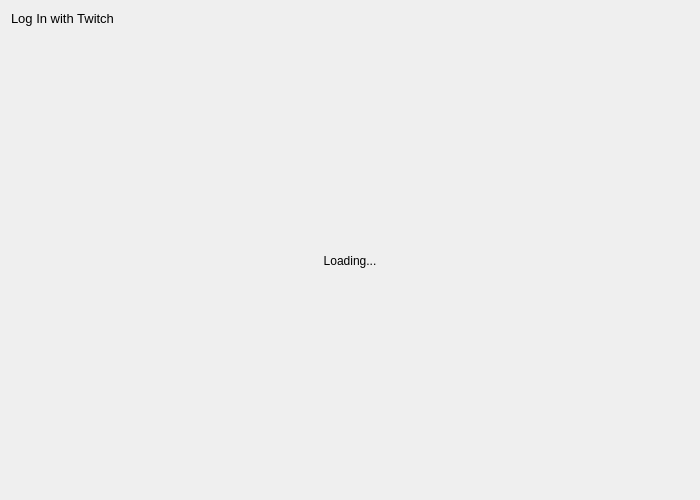
<?xml version="1.0" encoding="UTF-8"?>
<ui version="4.0">
 <class>Form</class>
 <widget class="QWidget" name="Form">
  <property name="enabled">
   <bool>true</bool>
  </property>
  <property name="geometry">
   <rect>
    <x>0</x>
    <y>0</y>
    <width>700</width>
    <height>500</height>
   </rect>
  </property>
  <property name="windowTitle">
   <string>Account</string>
  </property>
  <property name="locale">
   <locale language="English" country="UnitedStates"/>
  </property>
  <layout class="QVBoxLayout" name="FormLayout">
   <item>
    <widget class="QLabel" name="infoLabel">
     <property name="sizePolicy">
      <sizepolicy hsizetype="Preferred" vsizetype="Fixed">
       <horstretch>0</horstretch>
       <verstretch>0</verstretch>
      </sizepolicy>
     </property>
     <property name="font">
      <font>
       <pointsize>10</pointsize>
      </font>
     </property>
     <property name="text">
      <string>Log In with Twitch</string>
     </property>
    </widget>
   </item>
   <item>
    <widget class="QStackedWidget" name="accountMenu">
     <widget class="QWidget" name="loadingPage">
      <layout class="QVBoxLayout" name="loadingPageLayout">
       <property name="leftMargin">
        <number>0</number>
       </property>
       <property name="topMargin">
        <number>0</number>
       </property>
       <property name="rightMargin">
        <number>0</number>
       </property>
       <property name="bottomMargin">
        <number>0</number>
       </property>
       <item>
        <widget class="QLabel" name="loadingLabel">
         <property name="text">
          <string>Loading...</string>
         </property>
         <property name="alignment">
          <set>Qt::AlignCenter</set>
         </property>
        </widget>
       </item>
      </layout>
     </widget>
     <widget class="QWidget" name="loginPage">
      <layout class="QVBoxLayout" name="loginPageLayout">
       <property name="leftMargin">
        <number>0</number>
       </property>
       <property name="topMargin">
        <number>0</number>
       </property>
       <property name="rightMargin">
        <number>0</number>
       </property>
       <property name="bottomMargin">
        <number>0</number>
       </property>
       <item>
        <widget class="QLabel" name="accountInfo">
         <property name="sizePolicy">
          <sizepolicy hsizetype="Preferred" vsizetype="Fixed">
           <horstretch>0</horstretch>
           <verstretch>0</verstretch>
          </sizepolicy>
         </property>
         <property name="text">
          <string>Account Info</string>
         </property>
         <property name="alignment">
          <set>Qt::AlignCenter</set>
         </property>
         <property name="wordWrap">
          <bool>true</bool>
         </property>
        </widget>
       </item>
       <item>
        <widget class="QWidget" name="controlArea" native="true">
         <property name="sizePolicy">
          <sizepolicy hsizetype="Preferred" vsizetype="Fixed">
           <horstretch>0</horstretch>
           <verstretch>0</verstretch>
          </sizepolicy>
         </property>
         <layout class="QVBoxLayout" name="controlAreaLayout">
          <property name="spacing">
           <number>20</number>
          </property>
          <property name="leftMargin">
           <number>0</number>
          </property>
          <property name="topMargin">
           <number>0</number>
          </property>
          <property name="rightMargin">
           <number>0</number>
          </property>
          <property name="bottomMargin">
           <number>0</number>
          </property>
          <item alignment="Qt::AlignHCenter">
           <widget class="QWidget" name="infoArea" native="true">
            <property name="sizePolicy">
             <sizepolicy hsizetype="Fixed" vsizetype="Fixed">
              <horstretch>0</horstretch>
              <verstretch>0</verstretch>
             </sizepolicy>
            </property>
            <layout class="QHBoxLayout" name="infoAreaLayout">
             <property name="leftMargin">
              <number>0</number>
             </property>
             <property name="topMargin">
              <number>0</number>
             </property>
             <property name="rightMargin">
              <number>0</number>
             </property>
             <property name="bottomMargin">
              <number>0</number>
             </property>
             <item>
              <widget class="QLabel" name="alertIcon">
               <property name="sizePolicy">
                <sizepolicy hsizetype="Fixed" vsizetype="Fixed">
                 <horstretch>0</horstretch>
                 <verstretch>0</verstretch>
                </sizepolicy>
               </property>
               <property name="pixmap">
                <pixmap>../icons/light/alert_red.svg</pixmap>
               </property>
               <property name="scaledContents">
                <bool>true</bool>
               </property>
               <property name="alignment">
                <set>Qt::AlignCenter</set>
               </property>
              </widget>
             </item>
             <item>
              <widget class="QLabel" name="loginInfo">
               <property name="sizePolicy">
                <sizepolicy hsizetype="Preferred" vsizetype="Fixed">
                 <horstretch>0</horstretch>
                 <verstretch>0</verstretch>
                </sizepolicy>
               </property>
               <property name="styleSheet">
                <string notr="true">color: rgb(255, 0, 0);</string>
               </property>
               <property name="text">
                <string>Your login is in progress.</string>
               </property>
               <property name="alignment">
                <set>Qt::AlignCenter</set>
               </property>
              </widget>
             </item>
            </layout>
           </widget>
          </item>
          <item>
           <widget class="QStackedWidget" name="buttonArea">
            <property name="sizePolicy">
             <sizepolicy hsizetype="Preferred" vsizetype="Fixed">
              <horstretch>0</horstretch>
              <verstretch>0</verstretch>
             </sizepolicy>
            </property>
            <property name="currentIndex">
             <number>0</number>
            </property>
            <widget class="QWidget" name="loginButtonArea">
             <layout class="QHBoxLayout" name="loginButtonAreaLayout">
              <property name="leftMargin">
               <number>0</number>
              </property>
              <property name="topMargin">
               <number>0</number>
              </property>
              <property name="rightMargin">
               <number>0</number>
              </property>
              <property name="bottomMargin">
               <number>0</number>
              </property>
              <item>
               <widget class="QPushButton" name="loginButton">
                <property name="minimumSize">
                 <size>
                  <width>0</width>
                  <height>40</height>
                 </size>
                </property>
                <property name="text">
                 <string>Log in</string>
                </property>
               </widget>
              </item>
             </layout>
            </widget>
            <widget class="QWidget" name="cancelButtonArea">
             <layout class="QHBoxLayout" name="cancelButtonAreaLayout">
              <property name="leftMargin">
               <number>0</number>
              </property>
              <property name="topMargin">
               <number>0</number>
              </property>
              <property name="rightMargin">
               <number>0</number>
              </property>
              <property name="bottomMargin">
               <number>0</number>
              </property>
              <item>
               <widget class="QPushButton" name="continueButton">
                <property name="minimumSize">
                 <size>
                  <width>0</width>
                  <height>40</height>
                 </size>
                </property>
                <property name="text">
                 <string>Continue</string>
                </property>
               </widget>
              </item>
              <item>
               <widget class="QPushButton" name="cancelButton">
                <property name="minimumSize">
                 <size>
                  <width>0</width>
                  <height>40</height>
                 </size>
                </property>
                <property name="text">
                 <string>Cancel</string>
                </property>
               </widget>
              </item>
             </layout>
            </widget>
           </widget>
          </item>
          <item>
           <spacer name="verticalSpacer_1">
            <property name="orientation">
             <enum>Qt::Vertical</enum>
            </property>
            <property name="sizeHint" stdset="0">
             <size>
              <width>0</width>
              <height>30</height>
             </size>
            </property>
           </spacer>
          </item>
          <item>
           <widget class="QWidget" name="importAccountArea" native="true">
            <layout class="QVBoxLayout" name="importAccountAreaLayout">
             <property name="leftMargin">
              <number>0</number>
             </property>
             <property name="topMargin">
              <number>0</number>
             </property>
             <property name="rightMargin">
              <number>0</number>
             </property>
             <property name="bottomMargin">
              <number>0</number>
             </property>
             <item>
              <widget class="QPushButton" name="importFromChromeButton">
               <property name="minimumSize">
                <size>
                 <width>0</width>
                 <height>40</height>
                </size>
               </property>
               <property name="text">
                <string>Import from Chrome</string>
               </property>
              </widget>
             </item>
             <item>
              <widget class="QPushButton" name="importFromEdgeButton">
               <property name="minimumSize">
                <size>
                 <width>0</width>
                 <height>40</height>
                </size>
               </property>
               <property name="text">
                <string>Import from Edge</string>
               </property>
              </widget>
             </item>
            </layout>
           </widget>
          </item>
         </layout>
        </widget>
       </item>
      </layout>
     </widget>
     <widget class="QWidget" name="logoutPage">
      <layout class="QVBoxLayout" name="logoutPageLayout">
       <property name="leftMargin">
        <number>0</number>
       </property>
       <property name="topMargin">
        <number>0</number>
       </property>
       <property name="rightMargin">
        <number>0</number>
       </property>
       <property name="bottomMargin">
        <number>0</number>
       </property>
       <item alignment="Qt::AlignRight">
        <widget class="QToolButton" name="refreshAccountButton">
         <property name="sizePolicy">
          <sizepolicy hsizetype="Fixed" vsizetype="Fixed">
           <horstretch>0</horstretch>
           <verstretch>0</verstretch>
          </sizepolicy>
         </property>
         <property name="toolTip">
          <string>Refresh</string>
         </property>
         <property name="icon">
          <iconset>
           <normaloff>../icons/light/reload.svg</normaloff>../icons/light/reload.svg</iconset>
         </property>
        </widget>
       </item>
       <item>
        <widget class="QWidget" name="accountArea" native="true">
         <property name="sizePolicy">
          <sizepolicy hsizetype="Preferred" vsizetype="Maximum">
           <horstretch>0</horstretch>
           <verstretch>0</verstretch>
          </sizepolicy>
         </property>
         <layout class="QVBoxLayout" name="accountAreaLayout">
          <item>
           <widget class="QWidget" name="profileImageArea" native="true">
            <layout class="QHBoxLayout" name="profileImageAreaLayout">
             <property name="leftMargin">
              <number>0</number>
             </property>
             <property name="topMargin">
              <number>0</number>
             </property>
             <property name="rightMargin">
              <number>0</number>
             </property>
             <property name="bottomMargin">
              <number>0</number>
             </property>
             <item>
              <widget class="QLabel" name="profileImage">
               <property name="sizePolicy">
                <sizepolicy hsizetype="Expanding" vsizetype="Expanding">
                 <horstretch>0</horstretch>
                 <verstretch>0</verstretch>
                </sizepolicy>
               </property>
               <property name="maximumSize">
                <size>
                 <width>50</width>
                 <height>50</height>
                </size>
               </property>
               <property name="text">
                <string/>
               </property>
               <property name="pixmap">
                <pixmap>../img/profile_image.png</pixmap>
               </property>
               <property name="scaledContents">
                <bool>true</bool>
               </property>
               <property name="alignment">
                <set>Qt::AlignCenter</set>
               </property>
              </widget>
             </item>
            </layout>
           </widget>
          </item>
          <item>
           <widget class="QLabel" name="account">
            <property name="font">
             <font>
              <pointsize>13</pointsize>
             </font>
            </property>
            <property name="text">
             <string>Account</string>
            </property>
            <property name="alignment">
             <set>Qt::AlignCenter</set>
            </property>
           </widget>
          </item>
         </layout>
        </widget>
       </item>
       <item>
        <widget class="QPushButton" name="logoutButton">
         <property name="minimumSize">
          <size>
           <width>0</width>
           <height>40</height>
          </size>
         </property>
         <property name="text">
          <string>Log out</string>
         </property>
        </widget>
       </item>
      </layout>
     </widget>
    </widget>
   </item>
  </layout>
 </widget>
 <resources/>
 <connections/>
</ui>
